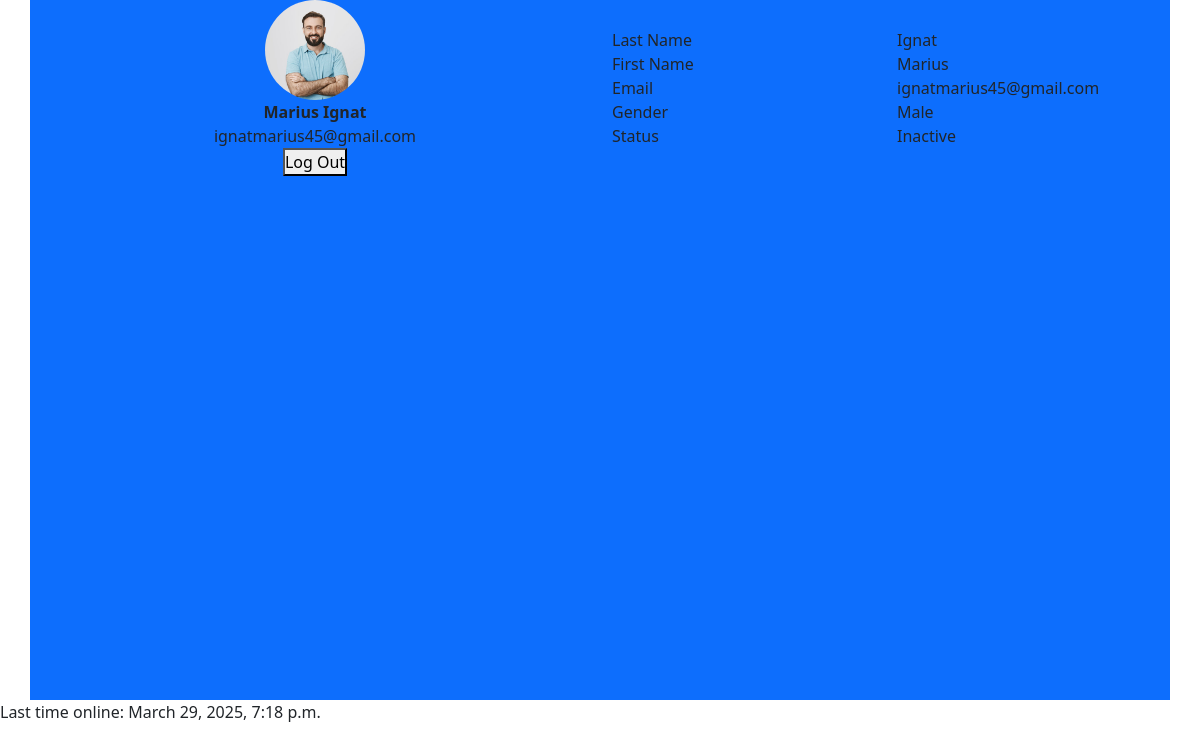
The page /profile/ (signed in) on the database as committed earlier.
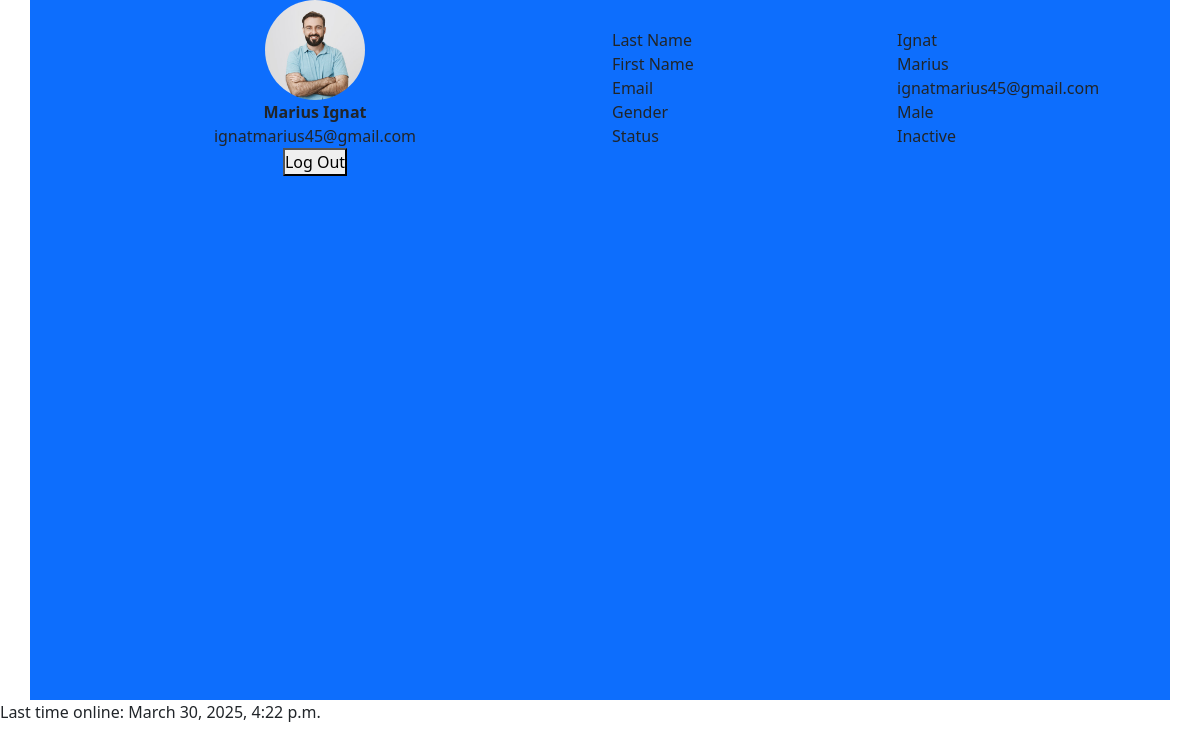
The same page on the database as committed later.
### userApp/models.py (models this page shows, shortened)
class User(models.Model):
    first_name = models.CharField(max_length=25)
    last_name = models.CharField(max_length=25)
    gender = models.CharField(max_length=10, null=True, blank=True)
    profile_photo = models.ImageField(upload_to='images/', blank=True, null=True)
    email = models.CharField(max_length=50, unique=True)
    password = models.CharField(max_length=50, default="user1234")
    active_now = models.BooleanField(default=False)
    last_time_online = models.DateTimeField()
    def get_profile_photo_url(self):
        if self.profile_photo:
            return self.profile_photo.url

### userApp/views.py (the view, shortened to what this page needs)
# urls.py: path('profile/', views.profilePage, name="profilePage"),
def profilePage(request):
    user_id = request.session.get("user_id")
    if not user_id:
        return redirect("homePage")
    user = User.objects.get(id=user_id)
    context = {
        "user": user
    }
    return render(request, "userApp/profilePage.html", context)

### userApp/templates/userApp/profilePage.html (shortened to what this page needs)
<!DOCTYPE html>
<html lang="en">
  <head>
    <link
      href="https://cdn.jsdelivr.net/npm/bootstrap@5.3.3/dist/css/bootstrap.min.css"
      rel="stylesheet"
    />
  </head>
  <body>
    {% include "userApp/profile-section.html" with user=user %}
  </body>
</html>

### userApp/templates/userApp/profile-section.html (shortened to what this page needs)
<div class="container bg-primary" style="min-height: 700px">
  <div class="view-profile row d-flex align-items-center">
    <div
      class="col d-flex flex-column justify-content-center align-items-center"
    >
      <img
        src="{{ user.get_profile_photo_url }}"
        alt="Profile Photo"
        class="rounded-circle"
        style="
          width: 100px;
          height: 100px;
          object-fit: cover;
          object-position: center;
        "
      />
      <span style="font-weight: bold"
        >{{ user.first_name }} {{ user.last_name }}</span
      >
      <span>{{ user.email }}</span>
      <form method="POST">
        <button type="submit" name="logout">Log Out</button>
      </form>
    </div>
    <div class="col container">
      <div class="row">
        <div class="col">Last Name</div>
        <div class="col text-start">{{ user.last_name }}</div>
      </div>
      <div class="row">
        <div class="col">First Name</div>
        <div class="col text-start">{{ user.first_name }}</div>
      </div>
      <div class="row">
        <div class="col">Email</div>
        <div class="col text-start">{{ user.email }}</div>
      </div>
      <div class="row">
        <div class="col">Gender</div>
        <div class="col text-start">{{ user.gender }}</div>
      </div>
      <div class="row">
        <div class="col">Status</div>
        <div class="col text-start">
          {% if user.active_now %} Active {% else %} Inactive {% endif %}
        </div>
      </div>
    </div>
  </div>
</div>
<span>Last time online: {{ user.last_time_online }}</span>

### userApp/templates/userApp/profilePage.html (style rules this page uses)
* { margin: 0; padding: 0; box-sizing: border-box; }

Rows that differ between the two databases and show on the page:
changed User "Marius": last_time_online "March 29, 2025, 7:18 p.m." → "March 30, 2025, 4:22 p.m."
